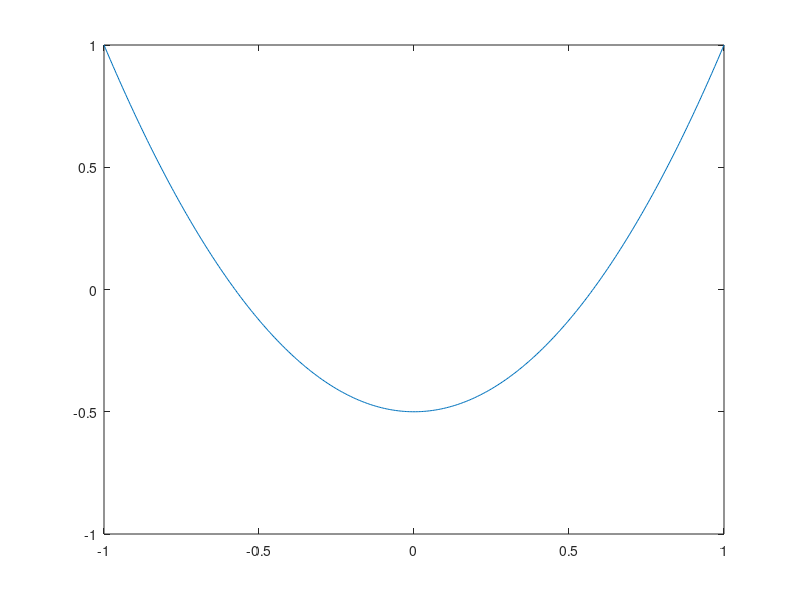

MATLAB code to generate this figure: (Note: this script raises an error after producing the figure.)
function[]=LegendrePolynomials()
degree=9;
x=-1:0.005:1;x=x';
f=x;
p=zeros(length(x),degree+1);
p(:,1)=1;p(:,2)=f;
for n=2:degree
    p(:,n+1)=((2*(n-1)+1)*f.*p(:,n)-(n-1)*p(:,n-1))/(n);
    figure(1)
    plot(x,p(:,n+1))
    ax=gca;
    ax.XAxisLocation = 'origin';
    ax.YAxisLocation = 'origin';
    axis([-1.1 1.1 -1.1 1.1]) 
    hold on;
    pause(.2)
end
end